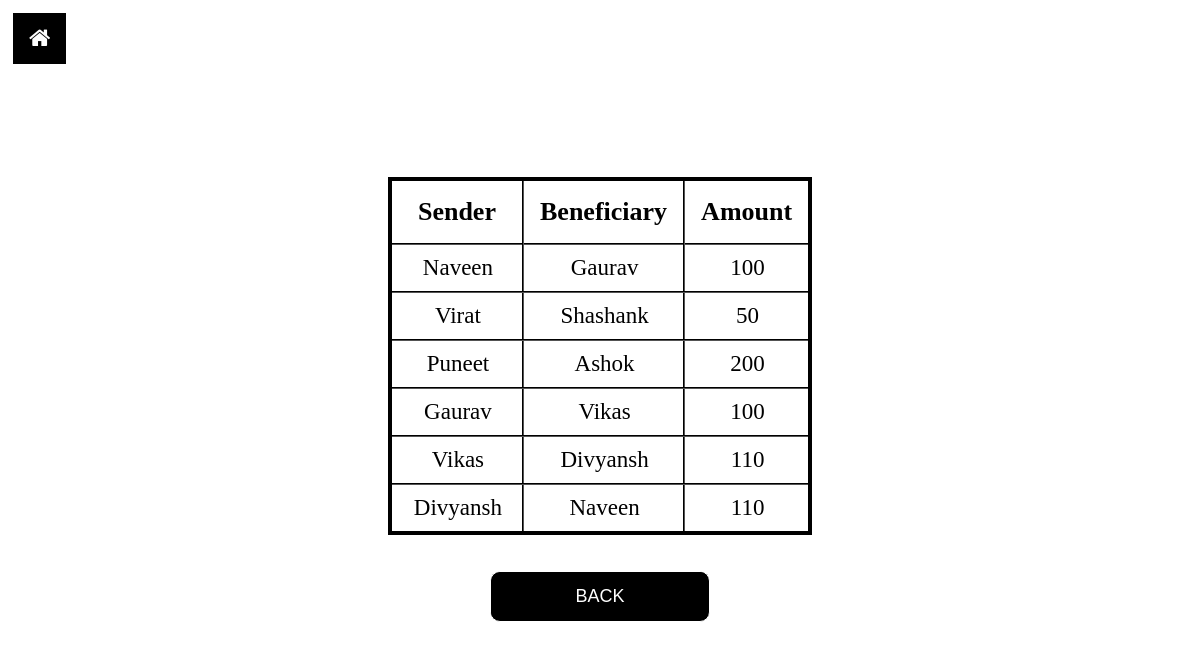
/transaction.php, run on the app's committed database.
### tables this page shows
CREATE TABLE `mini_statement` (
  `sender` varchar(50) NOT NULL,
  `receiver` varchar(50) NOT NULL,
  `amount` double DEFAULT NULL
);

### transaction.php (the view, shortened to what this page needs)
<?php
$con=mysqli_connect('localhost','root','','SparksBank');
$q="select *from mini_statement";
$result=mysqli_query($con,$q);
?>
    <!DOCTYPE html>
    <html>
    <head>
        <link rel="stylesheet" href="https://cdnjs.cloudflare.com/ajax/libs/font-awesome/4.7.0/css/font-awesome.min.css">
        <link rel="stylesheet" href="button.css">
    </head>
    <body>
        <ul class="nav-ul">
            <a href="index.php">
                <li class="nav-li"><button class="btn"><i class="fa fa-home"></i></button></li>
            </a>
        </ul><br><br><br><br><br><br>
        <table class="flat-table-1">
            <tr>
                <th>Sender</th>
                <th>Beneficiary</th>
                <th>Amount</th>
            </tr>
            <tr>
                <?php while($row = $result->fetch_assoc()) { ?>
                <tr>
                    <td>
                        <?php echo $row["sender"]; ?>
                    </td>
                    <td>
                        <?php echo $row["receiver"]; ?>
                    </td>
                    <td>
                        <?php echo $row["amount"]; ?>
                    </td>
                </tr>
                <?php } ?>
        </table>
        <br>
        <br>
        <form action="index.php" method="post">
            <div class="buttons">
                <button class="glow-on-hover" type="submit" name="name">BACK</button>
            </div>
        </form>
    </body>
    </html>

### button.css (style rules this page uses)
.glow-on-hover { width: 220px; height: 51px; outline: none; color: #FFFFFF; font-size: 18px; background: transparent; text-shadow: 0.7px 0.7px black; overflow: hidden; cursor: pointer; position: relative; z-index: 0; border-radius: 10px; border: 1px solid #FFFFFF; }
.glow-on-hover:before { content: ''; background: #000000; color: rgb(255, 255, 255); position: absolute; top: -2px; left: -2px; background-size: 400%; z-index: -1; filter: blur(5px); width: calc(100% + 4px); height: calc(100% + 4px); animation: glowing 20s linear infinite; opacity: 0; transition: opacity .3s ease-in-out; border-radius: 10px; }
.glow-on-hover:after { z-index: -1; content: ''; position: absolute; width: 100%; height: 100%; left: 0; top: 0; border-radius: 10px; border: 2px solid #000000; background: transparent; }

### transaction.php (style rules this page uses)
.nav-ul { list-style-type: none; margin: 0; padding: 5px; overflow: hidden; }
.nav-li { float: left; }
table { text-align: center; margin-left: auto; margin-right: auto; border: 4px solid black; border-collapse: collapse; }
th { color: black; font-size: 26px; padding: 16px; }
td { font-size: 23px; color: black; padding: 10px 20px 10px 22px; }
tr { transition: background 0.3s, box-shadow 0.3s; }
th, td { border-collapse: collapse; border: 2px groove black; }
.btn { background-color: black; border: none; color: white; padding: 12px 16px; font-size: 23px; cursor: pointer; }
.buttons { right: 42%; text-align: center; }
.glow-on-hover { width: 220px; height: 51px; outline: none; color: #FFFFFF; font-size: 18px; background: black; text-shadow: 0.7px 0.7px black; overflow: hidden; cursor: pointer; position: relative; z-index: 0; border-radius: 10px; border: 1px solid #FFFFFF; }
.glow-on-hover:before { content: ''; background: rgb(80, 79, 79); color: rgb(255, 255, 255); position: absolute; top: -2px; left: -2px; background-size: 400%; z-index: -1; filter: blur(5px); width: calc(100% + 4px); height: calc(100% + 4px); animation: glowing 20s linear infinite; opacity: 0; transition: opacity .3s ease-in-out; border-radius: 10px; }

### data on the page
mini_statement: sender "Naveen", receiver "Gaurav", amount "100"
mini_statement: sender "Virat", receiver "Shashank", amount "50"
mini_statement: sender "Puneet", receiver "Ashok", amount "200"
mini_statement: sender "Gaurav", receiver "Vikas", amount "100"
mini_statement: sender "Vikas", receiver "Divyansh", amount "110"
mini_statement: sender "Divyansh", receiver "Naveen", amount "110"
